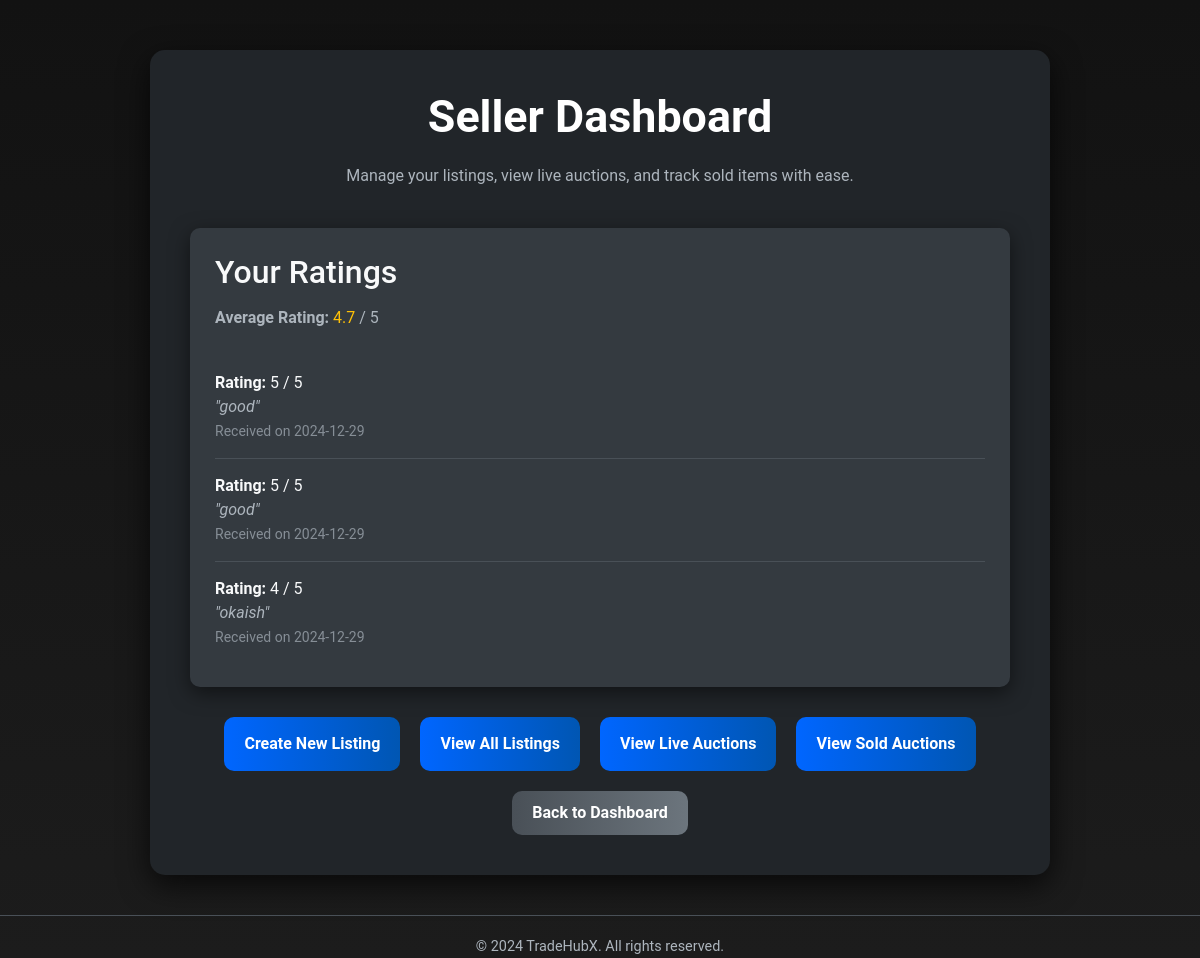
The app's page /seller_dashboard (signed in) with its own data.
### app.py (models this page shows)
class Rating(db.Model):
    id = db.Column(db.Integer, primary_key=True)
    rater_id = db.Column(db.Integer, db.ForeignKey('user.id'), nullable=False)
    rated_id = db.Column(db.Integer, db.ForeignKey('user.id'), nullable=False)
    property_id = db.Column(db.Integer, db.ForeignKey('property.id'), nullable=False)
    rating = db.Column(db.Integer, nullable=False)
    feedback = db.Column(db.Text, nullable=False)
    timestamp = db.Column(db.DateTime, default=datetime.utcnow)

### app.py (the view)
@app.route('/seller_dashboard')
def seller_dashboard():
    if 'user_id' not in session:
        flash('Please log in to access the seller dashboard.', 'warning')
        return redirect(url_for('login'))
    user = User.query.get(session['user_id'])
    ratings = Rating.query.filter_by(rated_id=user.id).all()
    average_rating = round(sum(r.rating for r in ratings) / len(ratings), 1) if ratings else None
    feedbacks = [{'rating': r.rating, 'feedback': r.feedback, 'timestamp': r.timestamp} for r in ratings]
    return render_template(
        'seller_dashboard.html',
        user=user,
        average_rating=average_rating,
        feedbacks=feedbacks
    )

### templates/seller_dashboard.html (shortened to what this page needs)
<!DOCTYPE html>
<html lang="en">
<head>
    <link href="https://cdn.jsdelivr.net/npm/bootstrap@5.3.0/dist/css/bootstrap.min.css" rel="stylesheet">
</head>
<body>
    <div class="container text-center">
        <h1>Seller Dashboard</h1>
        <p>Manage your listings, view live auctions, and track sold items with ease.</p>
        <div class="rating-section text-start">
            <h2>Your Ratings</h2>
            {% if average_rating %}
                <p><strong>Average Rating:</strong> <span class="text-warning">{{ average_rating }}</span> / 5</p>
                <ul class="rating-list">
                    {% for feedback in feedbacks %}
                        <li>
                            <strong>Rating:</strong> {{ feedback.rating }} / 5<br>
                            <em>"{{ feedback.feedback }}"</em><br>
                            <small>Received on {{ feedback.timestamp.strftime('%Y-%m-%d') }}</small>
                        </li>
                    {% endfor %}
                </ul>
            {% else %}
                <p class="text-muted">No ratings available yet. Start listing to get feedback!</p>
            {% endif %}
        </div>
        <div class="btn-container">
            <a href="{{ url_for('create_listing') }}" class="btn btn-primary">Create New Listing</a>
            <a href="{{ url_for('view_listings') }}" class="btn btn-primary">View All Listings</a>
            <a href="{{ url_for('view_live_auctions') }}" class="btn btn-primary">View Live Auctions</a>
            <a href="{{ url_for('view_sold_auctions') }}" class="btn btn-primary">View Sold Auctions</a>
        </div>
        <a href="{{ url_for('dashboard') }}" class="back-to-dashboard">Back to Dashboard</a>
    </div>
    <footer>
        <p>&copy; 2024 TradeHubX. All rights reserved.</p>
    </footer>
</body>
</html>

### templates/seller_dashboard.html (style rules this page uses)
body { background: linear-gradient(to bottom, #121212, #1c1c1c); color: #f8f9fa; font-family: 'Roboto', sans-serif; margin: 0; padding: 0; }
.container { margin-top: 50px; max-width: 900px; background: #212529; border-radius: 15px; box-shadow: 0 10px 30px rgba(0, 0, 0, 0.7); padding: 40px; }
h1 { font-size: 2.8rem; font-weight: 700; color: #ffffff; margin-bottom: 20px; }
p { color: #adb5bd; }
.btn-container { display: flex; flex-wrap: wrap; gap: 20px; margin-top: 30px; justify-content: center; }
.btn { padding: 15px 20px; font-size: 1rem; font-weight: bold; border-radius: 10px; transition: all 0.3s ease-in-out; }
.btn-primary { background: linear-gradient(to right, #0066ff, #0056b3); border: none; color: #fff; }
.rating-section { margin-top: 40px; background: #343a40; border-radius: 10px; padding: 25px; box-shadow: 0 6px 20px rgba(0, 0, 0, 0.5); }
.rating-section h2 { font-size: 2rem; color: #f8f9fa; margin-bottom: 15px; }
.rating-list { max-height: 300px; overflow-y: auto; padding: 10px 0; }
.rating-list li { list-style: none; padding: 15px 0; border-bottom: 1px solid #495057; }
.rating-list li:last-child { border-bottom: none; }
.rating-list strong { color: #f8f9fa; }
.rating-list em { color: #adb5bd; font-style: italic; }
.rating-list small { color: #868e96; }
.back-to-dashboard { display: inline-block; margin-top: 20px; padding: 10px 20px; background: linear-gradient(to right, #495057, #6c757d); border: none; border-radius: 10px; color: #fff; text-decoration: none; font-weight: bold; transition: all 0.3s ease-in-out; }
footer { margin-top: 40px; text-align: center; font-size: 0.9rem; color: #868e96; padding-top: 20px; border-top: 1px solid #495057; }
footer p { margin: 0; }

### records on screen
Rating: rating "5", feedback "good", timestamp "2024-12-29"
Rating: rating "5", feedback "good", timestamp "2024-12-29"
Rating: rating "4", feedback "okaish", timestamp "2024-12-29"

### other values on screen
{{ average_rating }} "4.7"
